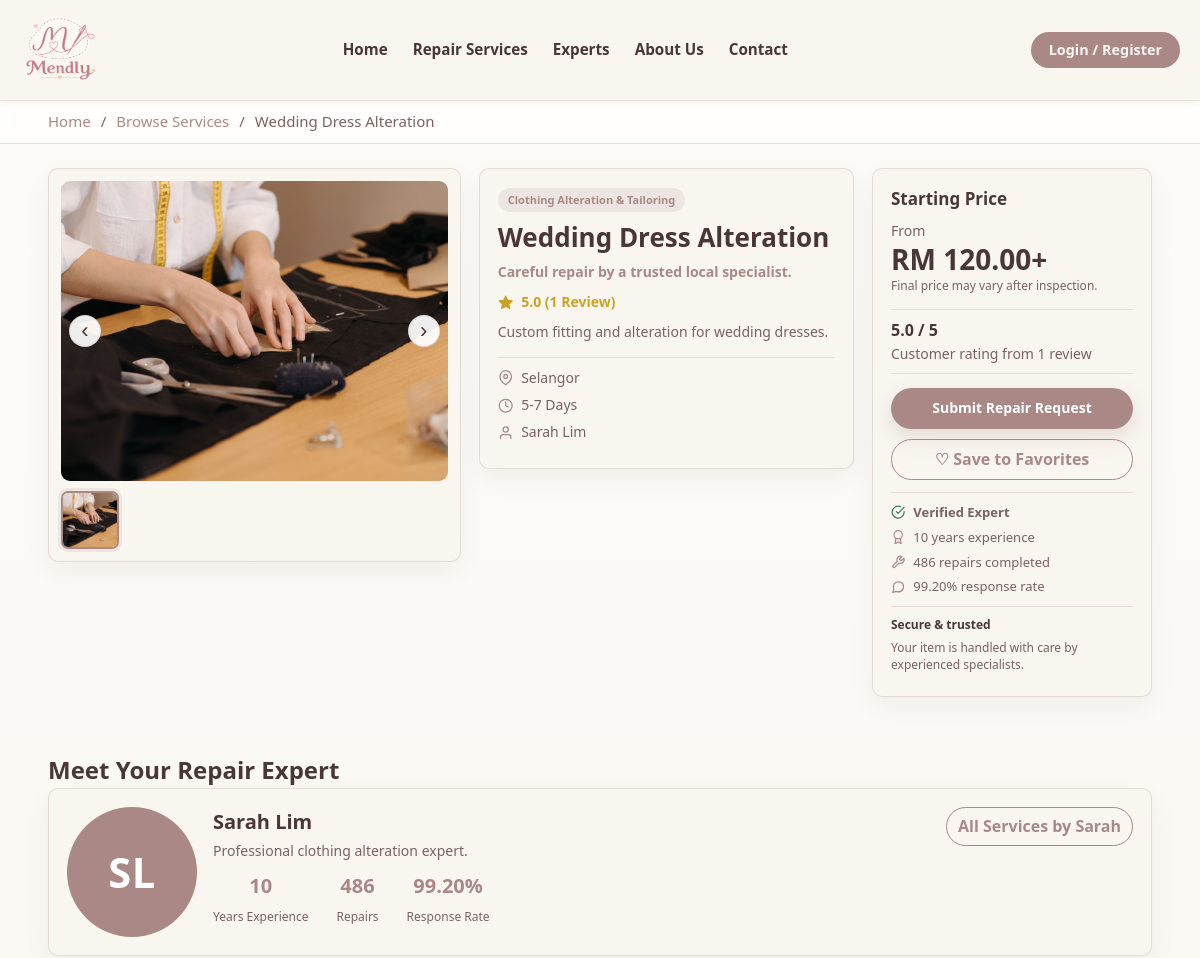
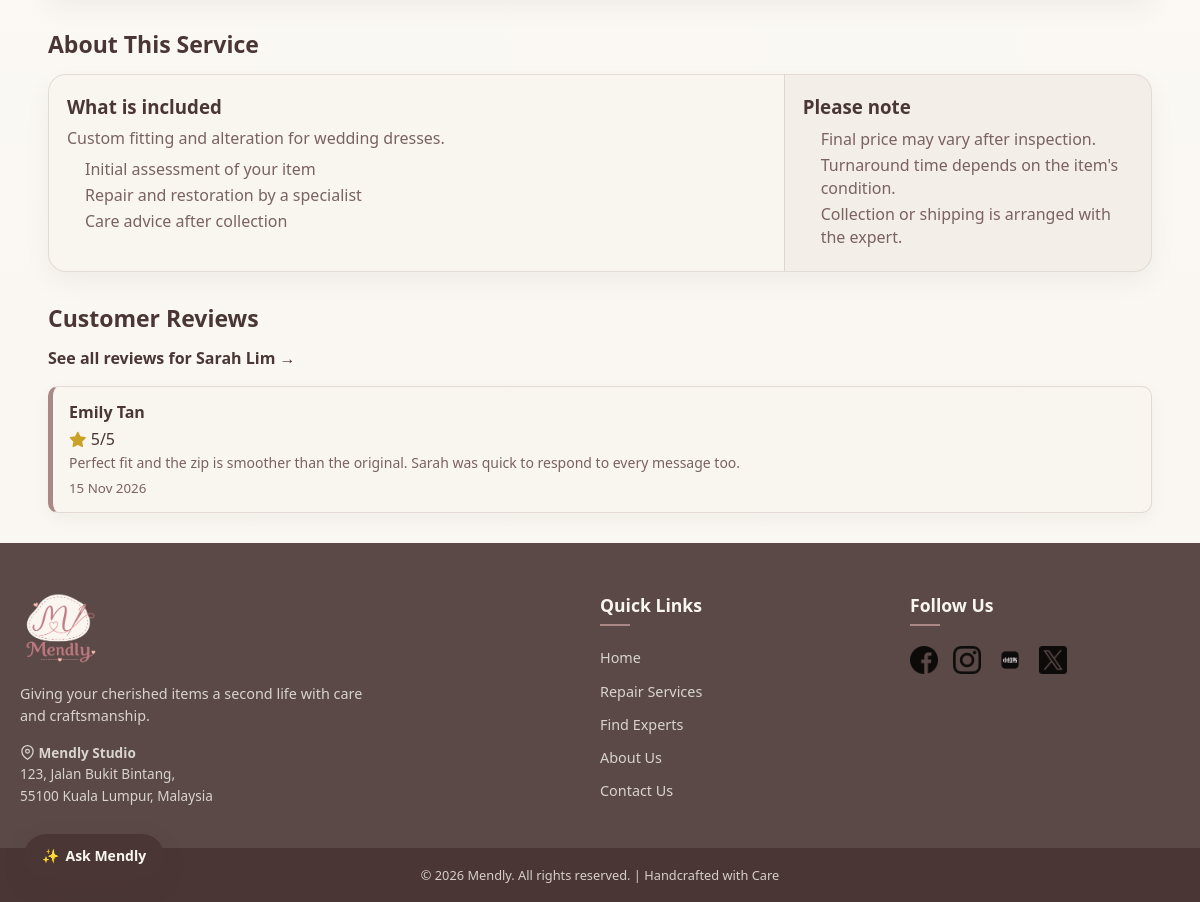
The page /pages/service-details.php?id=2 on the database its author committed (2 pictures, top to bottom).
### tables this page shows
CREATE TABLE services (
    service_id         INT AUTO_INCREMENT PRIMARY KEY,
    expert_id          INT NOT NULL,
    category_id        INT NOT NULL,
    title              VARCHAR(150) NOT NULL,
    description        TEXT,
    starting_price     DECIMAL(10,2),
    estimated_duration VARCHAR(50),
    status             ENUM('active', 'inactive') DEFAULT 'active',
    created_at         TIMESTAMP DEFAULT CURRENT_TIMESTAMP,

    FOREIGN KEY (expert_id)   REFERENCES experts(expert_id) ON DELETE CASCADE,
    FOREIGN KEY (category_id) REFERENCES categories(category_id)
);

CREATE TABLE service_images (
    image_id      INT AUTO_INCREMENT PRIMARY KEY,
    service_id    INT NOT NULL,
    image_path    VARCHAR(255) NOT NULL,
    caption       VARCHAR(255),
    display_order INT DEFAULT 1,

    FOREIGN KEY (service_id) REFERENCES services(service_id) ON DELETE CASCADE
);

CREATE TABLE categories (
    category_id    INT AUTO_INCREMENT PRIMARY KEY,
    category_name  VARCHAR(100) NOT NULL,
    category_group ENUM('textiles', 'toys', 'leather') NOT NULL,
    image_path     VARCHAR(255)
);

CREATE TABLE experts (
    expert_id              INT AUTO_INCREMENT PRIMARY KEY,
    full_name               VARCHAR(100) NOT NULL,
    email                    VARCHAR(100) NOT NULL UNIQUE,
    phone                    VARCHAR(20)  NOT NULL,
    location                 VARCHAR(150) NOT NULL,
    password                 VARCHAR(255) NOT NULL,
    business_name            VARCHAR(150) NOT NULL,
    experience                VARCHAR(20)  NOT NULL,
    description              TEXT,

     
     
     
     
     
     
     
    first_login_done         BOOLEAN DEFAULT TRUE,

    photo_path                MEDIUMBLOB,
    photo_path_mime           VARCHAR(20),

     
    avatar                    MEDIUMBLOB,
    avatar_mime               VARCHAR(20),
    bio                       TEXT,
    years_experience          INT DEFAULT 0,
    completed_repairs         INT DEFAULT 0,
    response_rate             DECIMAL(5,2) DEFAULT 0,
    average_response_time     VARCHAR(50),
    verified                  BOOLEAN DEFAULT FALSE,

     
     
     
    approval_status           ENUM('pending', 'approved', 'rejected') NOT NULL DEFAULT 'approved',
    rejection_reason          VARCHAR(255),
    reviewed_at               DATETIME,

    created_at                TIMESTAMP DEFAULT CURRENT_TIMESTAMP
);

CREATE TABLE reviews (
    review_id   INT AUTO_INCREMENT PRIMARY KEY,
    request_id  INT NOT NULL UNIQUE,
    rating      INT NOT NULL,
    comment     TEXT,
    review_date TIMESTAMP DEFAULT CURRENT_TIMESTAMP,

    FOREIGN KEY (request_id) REFERENCES repair_requests(request_id) ON DELETE CASCADE
);

CREATE TABLE customers (
    customer_id INT AUTO_INCREMENT PRIMARY KEY,
    full_name   VARCHAR(100) NOT NULL,
    email       VARCHAR(100) NOT NULL UNIQUE,
    phone       VARCHAR(20)  NOT NULL,
    location    VARCHAR(150) NOT NULL,
    password    VARCHAR(255) NOT NULL,
    avatar      MEDIUMBLOB,
    avatar_mime VARCHAR(20),
    created_at  TIMESTAMP DEFAULT CURRENT_TIMESTAMP
);

### pages/service-details.php (the view, shortened to what the rows shown need)
<?php
require_once __DIR__ . '/../includes/helpers.php';
    require_once __DIR__ . '/../includes/db.php';
    $serviceID = (int) $_GET['id'];
    $sql = "
SELECT s.*,
    u.full_name,
    u.avatar,
    u.avatar_mime,
    u.location,
    u.bio,
    u.years_experience,
    u.completed_repairs,
    u.response_rate,
    u.average_response_time,
    u.verified,
    c.category_name,
    c.image_path AS category_image,
    review_summary.average_rating,
    COALESCE(review_summary.total_reviews, 0) AS total_reviews
FROM services s
INNER JOIN experts u
ON s.expert_id = u.expert_id
INNER JOIN categories c
ON s.category_id = c.category_id
LEFT JOIN (
    SELECT
        rq.service_id,
        ROUND(AVG(r.rating), 1) AS average_rating,
        COUNT(r.review_id) AS total_reviews
    FROM repair_requests rq
    INNER JOIN reviews r
    ON r.request_id = rq.request_id
    GROUP BY rq.service_id
) review_summary
ON review_summary.service_id = s.service_id
WHERE s.service_id = ? AND s.status = 'active'
  AND (u.approval_status = 'approved' OR u.expert_id = ?)
";
    $viewerExpertId = currentRole() === 'expert' ? (int) $_SESSION['user_id'] : 0;
    $stmt = mysqli_prepare($conn, $sql);
    mysqli_stmt_bind_param($stmt, "ii", $serviceID, $viewerExpertId);
    mysqli_stmt_execute($stmt);
    $result = mysqli_stmt_get_result($stmt);
    $service = mysqli_fetch_assoc($result);
    $imageSQL = "
SELECT *
FROM service_images
WHERE service_id = ?
ORDER BY display_order
";
    $stmtImage = mysqli_prepare($conn, $imageSQL);
    mysqli_stmt_bind_param($stmtImage, "i", $serviceID);
    mysqli_stmt_execute($stmtImage);
    $images = mysqli_stmt_get_result($stmtImage);
    $reviewSQL = "
SELECT r.rating, r.comment, r.review_date, u.full_name, u.avatar
FROM reviews r
INNER JOIN repair_requests rq
ON r.request_id = rq.request_id
INNER JOIN customers u
ON rq.customer_id = u.customer_id
WHERE rq.service_id = ?
ORDER BY r.review_date DESC
";
    $stmtReview = mysqli_prepare($conn, $reviewSQL);
    mysqli_stmt_bind_param($stmtReview, "i", $serviceID);
    mysqli_stmt_execute($stmtReview);
    $reviews = mysqli_stmt_get_result($stmtReview);
    $imageList     = mysqli_fetch_all($images, MYSQLI_ASSOC);
    $expertAvatar = imageDataUri($service['avatar'], $service['avatar_mime']);
?>
<!DOCTYPE html>
<html lang="en">
<head>
    <link rel="stylesheet" href="<?php echo asset('assets/css/global.css'); ?>">
    <link rel="stylesheet" href="<?php echo asset('assets/css/service-details.css'); ?>">
</head>
<body>
<main class="service-details-page">
    <section class="breadcrumb">
        <div class="container">
            <a href="index.php">Home</a>
            /
            <a href="pages/browse-services.php">Browse Services</a>
            /
            <span><?php echo htmlspecialchars($service['title']); ?></span>
        </div>
    </section>
    <section class="service-overview">
        <div class="container">
            <div class="overview-grid">
                <div class="gallery">
                    <?php if (! empty($imageList)): ?>
                    <div class="gallery-stage">
                        <img class="main-image" src="<?php echo htmlspecialchars($imageList[0]['image_path']); ?>"
                            alt="<?php echo htmlspecialchars($imageList[0]['caption'] ?? 'Service Image'); ?>">
                        <button class="gallery-control previous" type="button" aria-label="Previous image">&#8249;</button>
                        <button class="gallery-control next" type="button" aria-label="Next image">&#8250;</button>
                    </div>
                    <div class="thumbnail-list">
                        <?php foreach ($imageList as $image): ?>
                            <img class="thumbnail" src="<?php echo htmlspecialchars($image['image_path']); ?>" alt="<?php echo htmlspecialchars($image['caption'] ?? 'Thumbnail'); ?>">
                        <?php endforeach; ?>
                    </div>
                    <?php endif; ?>
                </div>
                <div class="service-info">
                    <span class="category"><?php echo htmlspecialchars($service['category_name']); ?></span>
                    <h1><?php echo htmlspecialchars($service['title']); ?></h1>
                    <p class="service-tagline">Careful repair by a trusted local specialist.</p>
                    <div class="rating">
                        <?php echo icon('star', 'icon-fill'); ?>
                        <?php if ((int) $service['total_reviews'] === 0): ?>
                            New: no reviews yet
                        <?php else: ?>
                            <?php echo number_format($service['average_rating'], 1); ?>
                            (<?php echo (int) $service['total_reviews']; ?> <?php echo (int) $service['total_reviews'] === 1 ? 'Review' : 'Reviews'; ?>)
                        <?php endif; ?>
                    </div>
                    <p><?php echo nl2br(htmlspecialchars($service['description'])); ?></p>
                    <div class="info-list">
                        <p><?php echo icon('map-pin'); ?> <?php echo htmlspecialchars($service['location']); ?></p>
                        <p><?php echo icon('clock'); ?> <?php echo htmlspecialchars($service['estimated_duration']); ?></p>
                        <p><?php echo icon('user'); ?> <?php echo htmlspecialchars($service['full_name']); ?></p>
                    </div>
                </div>
                <div class="price-card">
                    <h2>Starting Price</h2>
                    <div class="price">
                        <small>From</small>
                        <strong>RM <?php echo number_format($service['starting_price'], 2); ?>+</strong>
                        <span>Final price may vary after inspection.</span>
                    </div>
                    <div class="expert-summary">
                        <?php
                            if ($service['verified']) {
                            ?>
                            <p class="verified-line"><?php echo icon('check-circle'); ?> Verified Expert</p>
                        <?php
                            }
                        ?>
                        <p><?php echo icon('award'); ?> <?php echo (int) $service['years_experience']; ?> years experience</p>
                        <p><?php echo icon('tool'); ?> <?php echo (int) $service['completed_repairs']; ?> repairs completed</p>
                        <p><?php echo icon('message'); ?> <?php echo e($service['response_rate']); ?>% response rate</p>
                        <div class="trust-box">
                            <p><strong>Secure &amp; trusted</strong></p>
                            <p>Your item is handled with care by experienced specialists.</p>
                        </div>
                    </div>
                </div>
            </div>
        </div>
    </section>
    <section class="expert-section">
        <div class="container">
            <h2>Meet Your Repair Expert</h2>
            <div class="expert-card">
                <div class="expert-avatar">
                    <?php if ($expertAvatar): ?>
                        <img src="<?php echo e($expertAvatar); ?>" alt="<?php echo e($service['full_name']); ?>">
                    <?php else: ?>
                        <span class="initials-avatar expert-avatar-initials" aria-hidden="true"><?php echo e(nameInitials($service['full_name'])); ?></span>
                    <?php endif; ?>
                </div>
                <div class="expert-details">
                    <h3><?php echo htmlspecialchars($service['full_name']); ?></h3>
                    <p><?php echo nl2br(e($service['bio'])); ?></p>
                    <div class="expert-stats">
                        <div>
                            <strong><?php echo $service['years_experience']; ?></strong>
                            <span>Years Experience</span>
                        </div>
                        <div>
                            <strong><?php echo $service['completed_repairs']; ?></strong>
                            <span>Repairs</span>
                        </div>
                        <div>
                            <strong><?php echo $service['response_rate']; ?>%</strong>
                            <span>Response Rate</span>
                        </div>
                    </div>
                </div>
                <a class="profile-btn" href="pages/browse-services.php?expert=<?php echo (int) $service['expert_id']; ?>">All Services by <?php echo e(strtok($service['full_name'], ' ')); ?></a>
            </div>
        </div>
    </section>
    <section class="about-section">
        <div class="container">
            <h2>About This Service</h2>
            <div class="about-card">
                <div class="about-copy">
                    <h3>What is included</h3>
                    <p><?php echo nl2br(htmlspecialchars($service['description'])); ?></p>
                    <ul>
                        <li>Initial assessment of your item</li>
                        <li>Repair and restoration by a specialist</li>
                        <li>Care advice after collection</li>
                    </ul>
                </div>
            </div>
        </div>
    </section>
    <section class="review-section">
        <div class="container">
            <h2>Customer Reviews</h2>
            <p class="all-reviews-link">
                <a href="pages/expert-review.php?expert_id=<?php echo (int) $service['expert_id']; ?>">See all reviews for <?php echo e($service['full_name']); ?> &rarr;</a>
            </p>
            <?php
                if (mysqli_num_rows($reviews) == 0) {
                ?>
                <p>No reviews yet.</p>
                <?php
                    } else {
                        while ($review = mysqli_fetch_assoc($reviews)) {
                        ?>
                    <div class="review-card">
                        <h4><?php echo htmlspecialchars($review['full_name']); ?></h4>
                        <div>
                            <?php echo icon('star', 'icon-fill'); ?>
                            <?php echo $review['rating']; ?>/5
                        </div>
                        <p><?php echo nl2br(htmlspecialchars($review['comment'])); ?></p>
                        <small><?php echo date("d M Y", strtotime($review['review_date'])); ?></small>
                    </div>
                <?php
                    }
                    }
                ?>
        </div>
    </section>
</main>
<?php include __DIR__ . '/../includes/footer.php'; ?>
</body>
</html>

### includes/icons.php (shortened to what the rows shown need)
<?php
function icon(string $name, string $extraClass = ''): string
{
    static $shapes = [
        'map-pin'      => '<path d="M21 10c0 7-9 13-9 13s-9-6-9-13a9 9 0 0 1 18 0z"/><circle cx="12" cy="10" r="3"/>',
        'clock'        => '<circle cx="12" cy="12" r="10"/><polyline points="12 6 12 12 16 14"/>',
        'user'         => '<path d="M20 21v-2a4 4 0 0 0-4-4H8a4 4 0 0 0-4 4v2"/><circle cx="12" cy="7" r="4"/>',
        'star'         => '<polygon points="12 2 15.09 8.26 22 9.27 17 14.14 18.18 21.02 12 17.77 5.82 21.02 7 14.14 2 9.27 8.91 8.26 12 2"/>',
        'check-circle' => '<path d="M22 11.08V12a10 10 0 1 1-5.93-9.14"/><polyline points="22 4 12 14.01 9 11.01"/>',
        'award'        => '<circle cx="12" cy="8" r="7"/><polyline points="8.21 13.89 7 23 12 20 17 23 15.79 13.88"/>',
        'tool'         => '<path d="M14.7 6.3a1 1 0 0 0 0 1.4l1.6 1.6a1 1 0 0 0 1.4 0l3.77-3.77a6 6 0 0 1-7.94 7.94l-6.91 6.91a2.12 2.12 0 0 1-3-3l6.91-6.91a6 6 0 0 1 7.94-7.94l-3.76 3.76z"/>',
        'message'      => '<path d="M21 11.5a8.38 8.38 0 0 1-.9 3.8 8.5 8.5 0 0 1-7.6 4.7 8.38 8.38 0 0 1-3.8-.9L3 21l1.9-5.7a8.38 8.38 0 0 1-.9-3.8 8.5 8.5 0 0 1 4.7-7.6 8.38 8.38 0 0 1 3.8-.9h.5a8.48 8.48 0 0 1 8 8v.5z"/>',
        'phone'        => '<path d="M22 16.92v3a2 2 0 0 1-2.18 2 19.79 19.79 0 0 1-8.63-3.07 19.5 19.5 0 0 1-6-6 19.79 19.79 0 0 1-3.07-8.67A2 2 0 0 1 4.11 2h3a2 2 0 0 1 2 1.72 12.84 12.84 0 0 0 .7 2.81 2 2 0 0 1-.45 2.11L8.09 9.91a16 16 0 0 0 6 6l1.27-1.27a2 2 0 0 1 2.11-.45 12.84 12.84 0 0 0 2.81.7A2 2 0 0 1 22 16.92z"/>',
        'mail'         => '<path d="M4 4h16c1.1 0 2 .9 2 2v12c0 1.1-.9 2-2 2H4c-1.1 0-2-.9-2-2V6c0-1.1.9-2 2-2z"/><polyline points="22,6 12,13 2,6"/>',
        'shield'       => '<path d="M12 22s8-4 8-10V5l-8-3-8 3v7c0 6 8 10 8 10z"/>',
        'lock'         => '<rect x="3" y="11" width="18" height="11" rx="2" ry="2"/><path d="M7 11V7a5 5 0 0 1 10 0v4"/>',
        'heart'        => '<path d="M20.84 4.61a5.5 5.5 0 0 0-7.78 0L12 5.67l-1.06-1.06a5.5 5.5 0 0 0-7.78 7.78l1.06 1.06L12 21.23l7.78-7.78 1.06-1.06a5.5 5.5 0 0 0 0-7.78z"/>',
        'leaf'         => '<path d="M5 20c0-9 6-15 15-15 0 9-6 15-15 15z"/><path d="M5 20l8-8"/>',
    ];
    $class = trim('icon icon-' . $name . ' ' . $extraClass);
    $fill  = strpos($extraClass, 'icon-fill') !== false ? 'currentColor' : 'none';
    return '<svg class="' . $class . '" viewBox="0 0 24 24" width="1em" height="1em"'
        . ' fill="' . $fill . '" stroke="currentColor" stroke-width="2"'
        . ' stroke-linecap="round" stroke-linejoin="round" aria-hidden="true" focusable="false">'
        . $shapes[$name] . '</svg>';
}
function nameInitials(string $name): string
{
    $words = preg_split('/\s+/', trim($name), -1, PREG_SPLIT_NO_EMPTY);
    $letters = '';
    foreach (array_slice($words, 0, 2) as $word) {
        $letters .= mb_strtoupper(mb_substr($word, 0, 1));
    }
    return $letters !== '' ? $letters : '?';
}

### rows shown on the page
services: title "Wedding Dress Alteration", category.category_name "Clothing Alteration & Tailoring", description "Custom fitting and alteration for wedding dresses.", expert.location "Selangor", estimated_duration "5-7 Days", expert.full_name "Sarah Lim", starting_price "120.00", expert.years_experience "10", expert.completed_repairs "486", expert.response_rate "99.20", expert.full_name "SL", expert.bio "Professional clothing alteration expert.", expert.full_name "Sarah"
service_images: image_path (picture)
reviews: customers.full_name "Emily Tan", rating "5", comment "Perfect fit and the zip is smoother than the original. Sarah was quick to respond to every message too.", review_date "15 Nov 2026"

### other values the page prints
$label "Repair Services"
$label "Experts"
$service['average_rating'] "5.0"
$service['total_reviews'] "1"
$averageRating "5.0"
